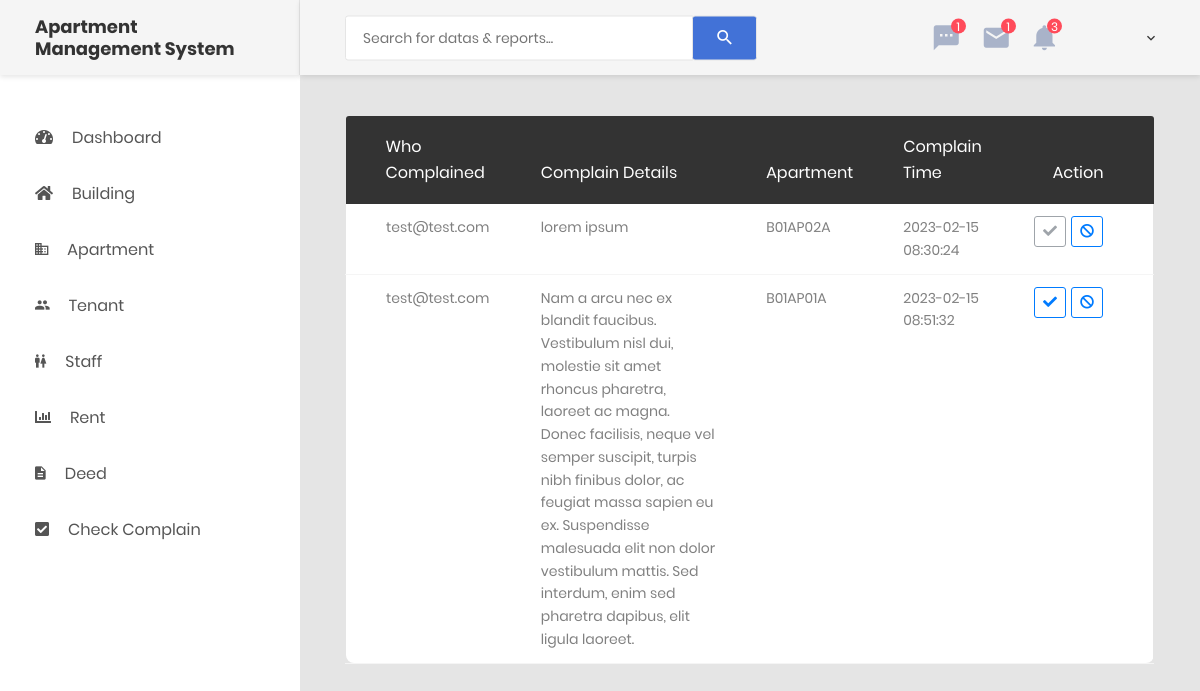
/check-complain.php, run on the app's committed database.
### tables this page shows
CREATE TABLE `complain` (
  `cmpID` int(11) NOT NULL,
  `cmpEmail` varchar(255) NOT NULL,
  `cmpDetails` varchar(1000) NOT NULL,
  `cmpApt` varchar(255) NOT NULL,
  `cmpTime` timestamp NOT NULL DEFAULT current_timestamp() ON UPDATE current_timestamp(),
  `action` int(11) NOT NULL
);

### includes/db-config.php (called while the page is built, shortened)
<?php
$complain = 'complain';

### check-complain.php (the view, shortened to what this page needs)
<?php
include ROOT . '/includes/db-config.php';
include ROOT . '/includes/header.php';
include ROOT . '/includes/sidebar.php'; ?>
<div class="page-container">
    <?php
    include ROOT . '/includes/header-desktop.php';
    ?>
    <?php
    $cmpsql = "SELECT * FROM $complain";
    $result = mysqli_query($mysqli, $cmpsql) or die(mysqli_error($mysqli));
    ?>
    <div class="main-content">
        <div class="section__content section__content--p30">
            <div class="container-fluid">
                <div class="row">
                    <div class="col-md-12">
                        <div class="table-responsive m-b-40">
                            <table class="table table-borderless table-data3">
                                <thead>
                                    <tr>
                                        <th>Who Complained</th>
                                        <th>Complain Details</th>
                                        <th>Apartment</th>
                                        <th>Complain Time</th>
                                        <th>Action</th>
                                    </tr>
                                </thead>
                                <tbody>
                                    <?php while ($data = $result->fetch_assoc()) { ?>
                                        <tr>
                                            <td>
                                                <?= $data['cmpEmail'] ?>
                                            </td>
                                            <td>
                                                <?= $data['cmpDetails'] ?>
                                            </td>
                                            <td>
                                                <?= $data['cmpApt'] ?>
                                            </td>
                                            <td>
                                                <?= $data['cmpTime'] ?>
                                            </td>
                                            <td>
                                                <div style="display:flex; gap:5px;">
                                                    <?php if ($data['action'] == 1) { ?>
                                                        <button type="button" class="btn btn-outline-secondary btn-sm"
                                                            disabled><i class="fa fa-check"></i></button>
                                                    <?php } else if ($data['action'] == 0) { ?>
                                                            <button type="button" class="btn btn-outline-primary btn-sm"
                                                                onclick="window.location='/ams/action-taken.php?cmp=<?= $data['cmpID'] ?>';"><i
                                                                    class="fa fa-check"></i></button>
                                                    <?php } ?>
                                                    <button type="button" class="btn btn-outline-primary btn-sm"
                                                        onclick="window.location='/ams/del-complain.php?cmp=<?= $data['cmpID'] ?>';"><i
                                                            class="fa fa-ban"></i></button>
                                                </div>
                                            </td>
                                        </tr>
                                    <?php } ?>
                                </tbody>
                            </table>
                        </div>
                    </div>
                </div>
            </div>
        </div>
    </div>
</div>
<?php
include ROOT . '/includes/footer.php';
?>

### data on the page
complain: cmpEmail "test@test.com", cmpDetails "lorem ipsum", cmpApt "B01AP02A", cmpTime "2023-02-15 08:30:24", action 1 (drawn)
complain: cmpEmail "test@test.com", cmpDetails "Nam a arcu nec ex blandit faucibus. Vestibulum nisl dui, molestie sit amet rhoncus pharetra, laoreet ac magna. Donec facilisis, neque vel semper suscipit, turpis nibh finibus dolor, ac feugiat massa sapien eu ex. Suspendisse malesuada elit non dolor vestibulum mattis. Sed interdum, enim sed pharetra dapibus, elit ligula laoreet.", cmpApt "B01AP01A", cmpTime "2023-02-15 08:51:32"
